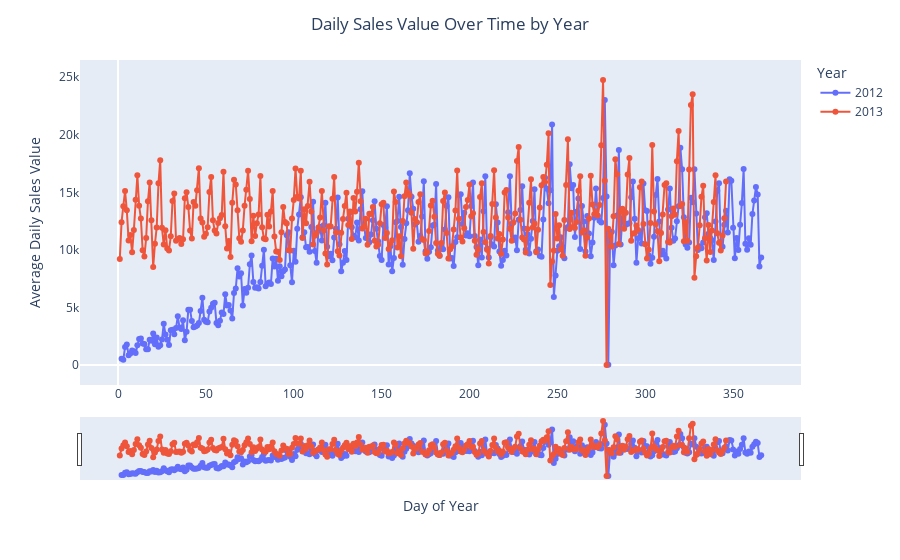

The notebook cell saved with this chart:
### Code cell
# Add a 'day_of_year' column to align days from different years
daily_sales['day_of_year'] = daily_sales['TRANS_DATE'].dt.dayofyear
daily_sales['year'] = daily_sales['TRANS_DATE'].dt.year
fig = px.line(
    daily_sales,
    x='day_of_year',
    y='SALES_VALUE',
    color='year',
    labels={
        'day_of_year': 'Day of Year',
        'SALES_VALUE': 'Average Daily Sales Value',
        'year': 'Year'
    },
    markers=True
)
fig.update_layout(
    title={
        'text': 'Daily Sales Value Over Time by Year',
        'x': 0.5,
    },
    xaxis=dict(
        showgrid=False,
        rangeslider=dict(visible=True),
    ),
    yaxis=dict(showgrid=False),
)

fig

### Figure 1 — Plotly figure (JSON) as saved in the notebook; plotly's stock layout.template omitted (floating-point values rounded to 4 significant figures; data arrays with more than 128 entries replaced by an {"elided": "..."} marker saying what was removed)
{"data": [{"hovertemplate": "Year=2012<br>Day of Year=%{x}<br>Average Daily Sales Value=%{y}<extra></extra>", "legendgroup": "2012", "line": {"color": "#636efa", "dash": "solid"}, "marker": {"symbol": "circle"}, "mode": "lines+markers", "name": "2012", "orientation": "v", "showlegend": true, "type": "scatter", "x": {"elided": "365 int values"}, "xaxis": "x", "y": {"elided": "365 float values"}, "yaxis": "y"}, {"hovertemplate": "Year=2013<br>Day of Year=%{x}<br>Average Daily Sales Value=%{y}<extra></extra>", "legendgroup": "2013", "line": {"color": "#EF553B", "dash": "solid"}, "marker": {"symbol": "circle"}, "mode": "lines+markers", "name": "2013", "orientation": "v", "showlegend": true, "type": "scatter", "x": {"elided": "346 int values"}, "xaxis": "x", "y": {"elided": "346 float values"}, "yaxis": "y"}], "layout": {"legend": {"title": {"text": "Year"}, "tracegroupgap": 0}, "margin": {"t": 60}, "title": {"text": "Daily Sales Value Over Time by Year", "x": 0.5}, "xaxis": {"anchor": "y", "domain": [0, 1], "rangeslider": {"visible": true}, "showgrid": false, "title": {"text": "Day of Year"}}, "yaxis": {"anchor": "x", "domain": [0, 1], "showgrid": false, "title": {"text": "Average Daily Sales Value"}}}}
